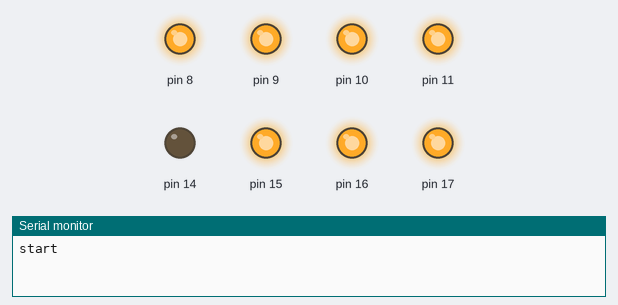
The sketch below on a simulated Arduino Uno, built with avr-gcc and run on an emulated ATmega328P. Shown: output pins drawn as LEDs (lit = HIGH), the last lines printed to the serial monitor.

Above: at 0.4 s.
At 2.4 s:
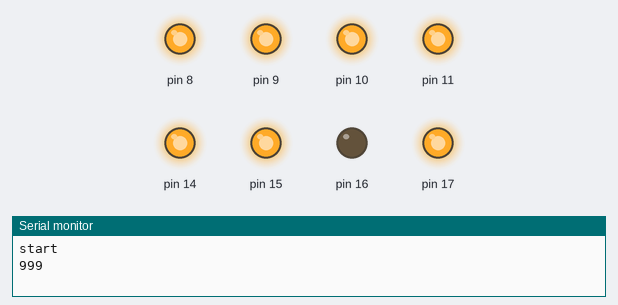
At 3.4 s:
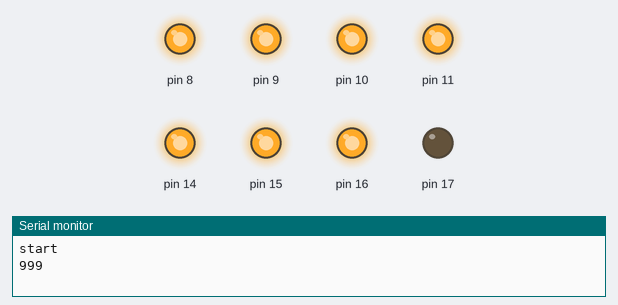
At 4.4 s:
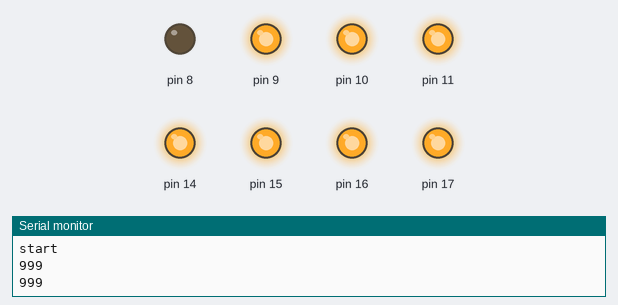
At 6.4 s:
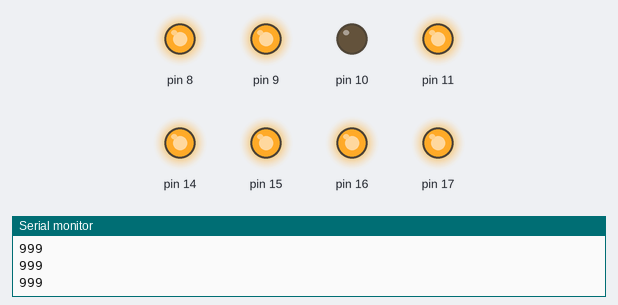
At 9.4 s:
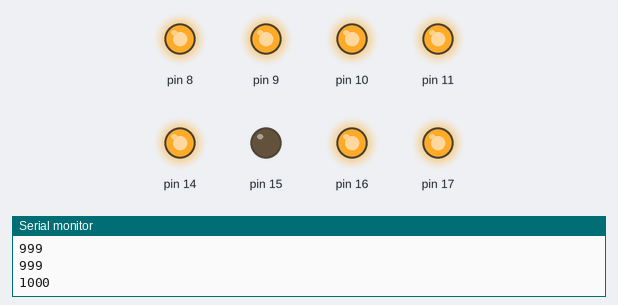
Timing chart, 0 to 10.4 s (numbered marks = the images above):
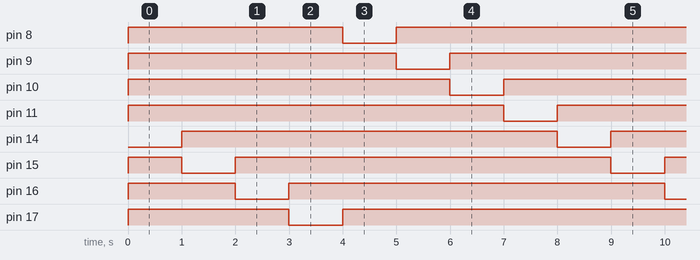

Measured:
- by itself, pin 8–10, pin 15–17: repeats every 8.0 s: LOW 1.0 s, HIGH 7.0 s
- by itself, pin 11, pin 14: alternates HIGH for 7.0 s and LOW for 1.0 s

The sketch:

0604_TC_Interrupt_Basic02_Normal.ino
```cpp
unsigned char led;
int idx;
unsigned long pasted = 0;

void setup() {
  // put your setup code here, to run once:
  Serial.begin(9600);
  Serial.println("start");
  led = 0x01;
  idx = 0;
  SREG |= 0x80;
  // Global Interrupt Enable

  TCCR2A = 0x00;
  // WGM21 WGM20
  TCCR2B = 0x07;
  // WGM22 CS02 CS01 CS00
  // Normal 모드
  // 분주율 1 1 1 1024설정
  TIMSK2 = 0x01;
  // 오버 플로우 EnAble
  TCNT2 = 0x00;
  // 시작값 설정

  DDRB = 0x0F;
  DDRC = 0x0F;
}

ISR(TIMER2_OVF_vect){
  TCNT2 = 0x00;
  // 실행 될때마다 시작값을 다시 설정하여야 한다.
  idx++;
  if(idx > 60){
    // 이렇게 하면 거의 1초 나옴
    if(pasted == 0){
      pasted = millis();
    }
    else{
      Serial.println(millis() - pasted);
      pasted = 0;
    }

    if(led == 0x80){
      led = 0x01;
    }
    else{
      led = led << 1;
    }
    idx = 0;
  }
}

void loop() {
  // put your main code here, to run repeatedly:
  PORTC = ~led;
  PORTB = ~(led >> 4);
}
```
